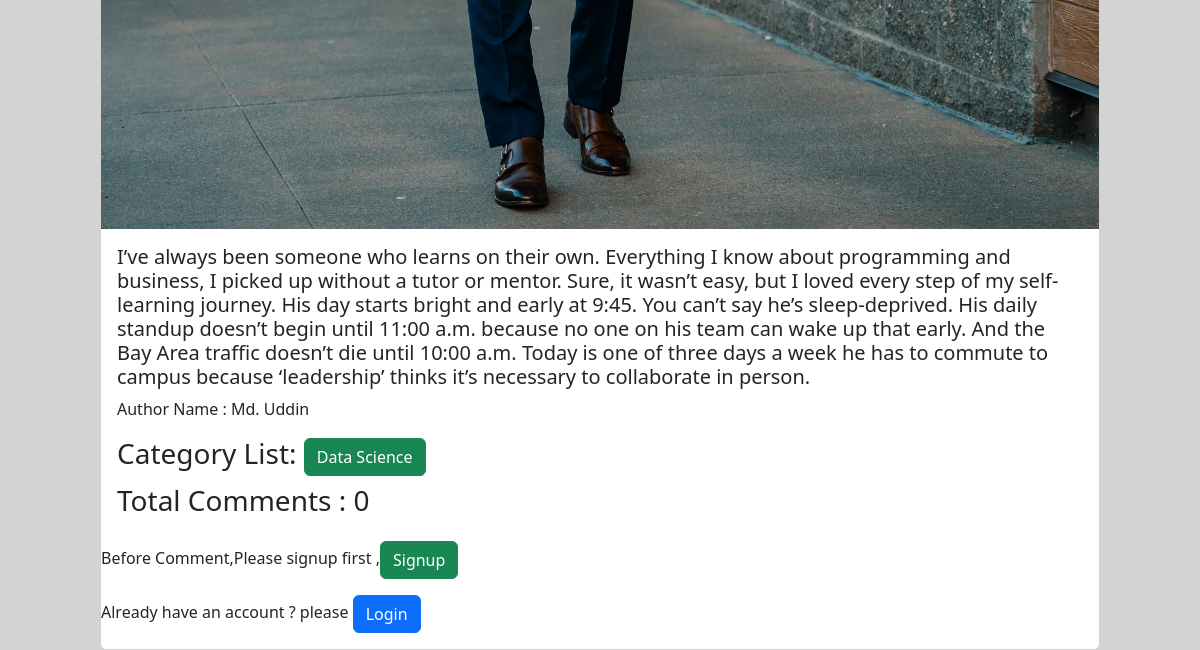
The page /post/details/3/ (lower part) on the database as committed earlier.
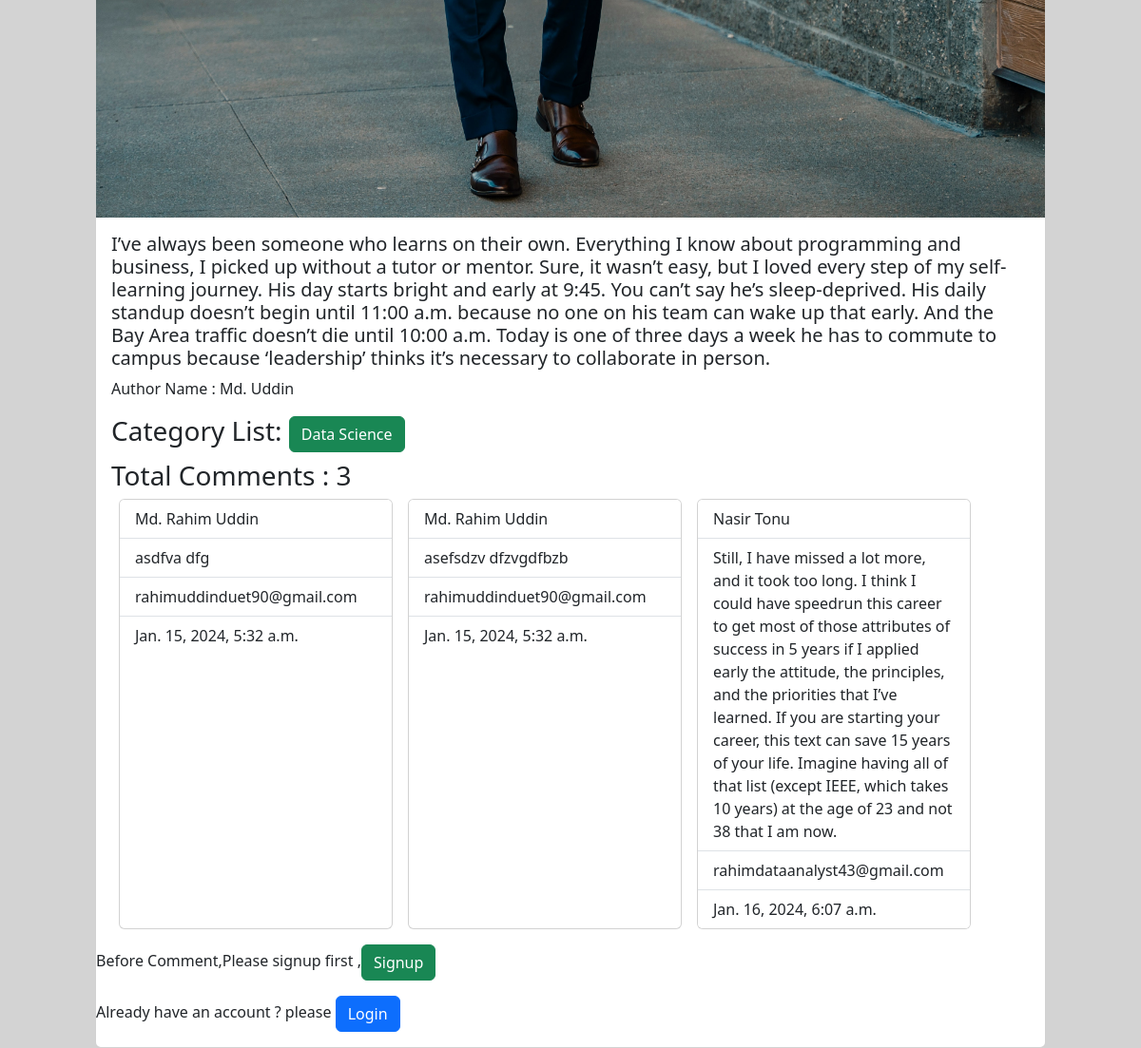
The same page on the database as committed later.
### posts/models.py (models this page shows, shortened)
class Post(models.Model):
    title=models.CharField(max_length=255)
    content=models.TextField()
    category=models.ManyToManyField(to=Category)
    author=models.ForeignKey(to=User,on_delete=models.CASCADE)
    image=models.ImageField(upload_to='posts/media/uploads/',blank=True,null=True)

class Comment(models.Model):
    post=models.ForeignKey(Post,on_delete=models.CASCADE,related_name='comments')
    name=models.CharField(max_length=100)
    email=models.EmailField()
    body=models.TextField()
    created_on=models.DateTimeField(auto_now_add=True)

### categories/models.py (models this page shows, shortened)
class Category(models.Model):
    name=models.CharField(max_length=100,unique=True)
    slug=models.SlugField(max_length=100,unique=True,null=True,blank=True)

### posts/views.py (the view, shortened to what this page needs)
# urls.py: path('details/<int:id>/',views.DetailPostView.as_view(),name='detail_post'),
class DetailPostView(DetailView):
    model=Post
    pk_url_kwarg='id'
    template_name='posts/details.html'
    success_url=reverse_lazy('detail_post')
    def get_context_data(self,**kwargs):
        context=super().get_context_data(**kwargs)
        post=self.object
        comments=post.comments.all()
        comment_form=CommentForm()
        context['comments']=comments
        context['comment_form']=comment_form
        return context

### posts/templates/posts/details.html
{% extends "base.html" %} {% load static %} {% load crispy_forms_tags %}
{%block content %}
<div class="card col-10 m-auto">
  <img src="{{post.image.url}}" class="card-img-top" alt="..." />
  <div class="card-body">
    <h5 class="card-title">{{post.content}}</h5>
    <p class="card-text">
      Author Name : {{post.author.first_name}} {{post.author.last_name}}
    </p>
    <h3>
      Category List: {% for cat in post.category.all %}
      <button class="btn btn-success" type="button">{{cat.name}}</button>
      {% endfor %}
    </h3>
    <h3>Total Comments : {{comments | length}}</h3>
    <div class='d-flex '>
    {% for comment in comments %}
      <div class="card mx-2"  style="width: 18rem">
        <ul class="list-group list-group-flush">
          <li class="list-group-item">{{comment.name}}</li>
          <li class="list-group-item">{{comment.body}}</li>
          <li class="list-group-item">{{comment.email}}</li>
          <li class="list-group-item">{{comment.created_on}}</li>
        </ul>
      </div>
      {% endfor %}
    </div>
  </div>
  {% if request.user.is_authenticated %}
      <div class="text-center"><h1>Comment Section</h1></div>
      <div class="card">
        <div class="card-body">
          <form action="" method="post" novalidate>
            {% csrf_token %} {{comment_form | crispy}}
            <button class="btn btn-warning" type="submit">Sumbit</button>
          </form>
        </div>
      </div>
    </div>
  {% else %}
  <p>Before Comment,Please signup first ,<a class='btn btn-success' href="{% url "register" %}">Signup</a></p>
  <p>Already have an account ? please <a class='btn btn-primary' href="{% url "login" %}">Login</a> </p>
  {% endif %}
{% endblock content %}

### templates/base.html (shortened to what this page needs)
<!doctype html>
<html lang="en">
  <head>
    <link href="https://cdn.jsdelivr.net/npm/bootstrap@5.3.2/dist/css/bootstrap.min.css" rel="stylesheet">
  </head>
  <body style='background-color:lightgray'>
      {% block content %}
      {% endblock content %}
  </body>
</html>

Rows that differ between the two databases and show on the page:
added Comment: name "Md. Rahim Uddin", body "asdfva dfg", email "rahimuddinduet90@gmail.com", created_on "Jan. 15, 2024, 5:32 a.m."
added Comment: name "Md. Rahim Uddin", body "asefsdzv dfzvgdfbzb", email "rahimuddinduet90@gmail.com", created_on "Jan. 15, 2024, 5:32 a.m."
added Comment: name "Nasir Tonu", body "Still, I have missed a lot more, and it took too long. I think I could have speedrun this career to get most of those attributes of success in 5 years if I applied early the attitude, the principles, and the priorities that I’ve learned. If you are starting your career, this text can save 15 years of your life. Imagine having all of that list (except IEEE, which takes 10 years) at the age of 23 and not 38 that I am now.", email "rahimdataanalyst43@gmail.com", created_on "Jan. 16, 2024, 6:07 a.m."
Other text that changed with them:
{{ comments | length }}: "0" → "3"
